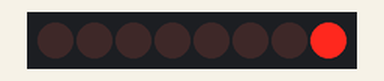
This sketch was run on a simulated Arduino Uno, built with avr-gcc and run on an emulated ATmega328P. Shown: 8 shift-register outputs drawn as a row of LEDs (first output left, lit = HIGH). Wiring (inferred from the names in the program): shift register (74HC595): data pin 11; shift clock pin 12; latch pin 8. Wiring (inferred from the signals the program sends): row of LEDs: on Q0, Q1, Q2, Q3, Q4, Q5, Q6, Q7.

Above: at 1.1 s.
At 5.1 s:
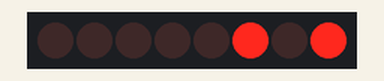
At 10.1 s:
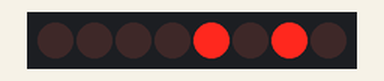
At 20.1 s:
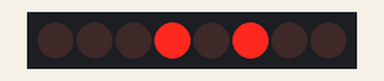
At 29.1 s:
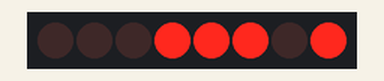
At 39.1 s:
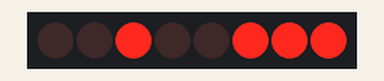
Timing chart, 0 to 40.0 s (numbered marks = the images above):
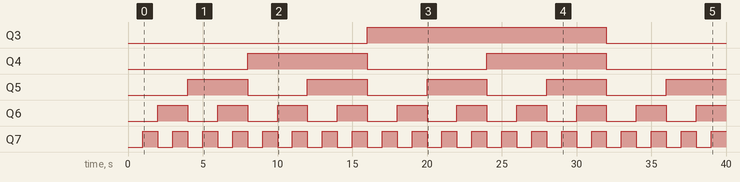

The sketch:

74hc595.ino
```cpp
int latchPin = 8; //Pin connected to Pin 12 of 74HC595 (Latch)
int clockPin = 12; //Pin connected to Pin 11 of 74HC595 (Clock)
int dataPin = 11; //Pin connected to Pin 14 of 74HC595 (Data)

void setup() {
    pinMode(latchPin, OUTPUT);
    pinMode(clockPin, OUTPUT);
    pinMode(dataPin, OUTPUT);
}

void _shiftOut(byte dataOut) {
    // Shift out 8 bits LSB first, on rising edge of clock
    boolean pinState;
    digitalWrite(dataPin, LOW); //clear shift register ready for sending data
    digitalWrite(clockPin, LOW);
    for (int i=0; i<=7; i++) { // for each bit in dataOut send out a bit
        digitalWrite(clockPin, LOW); //set clockPin to LOW prior to sending bit
        // if the value of DataOut and (logical AND) a bitmask
        // are true, set pinState to 1 (HIGH)
        if ( dataOut & (1<<i) ) {
            pinState = HIGH;
        }
        else {
            pinState = LOW;
        }
        //sets dataPin to HIGH or LOW depending on pinState
        digitalWrite(dataPin, pinState); //send bit out on rising edge of clock
        digitalWrite(clockPin, HIGH);
    }
    digitalWrite(clockPin, LOW); //stop shifting out data
}

void loop() {
    //count from 0 to 255
    for (int i = 0; i < 256; i++) {
        //set latchPin low to allow data flow
        digitalWrite(latchPin, LOW);
        _shiftOut(i);
        //set latchPin to high to lock and send data
        digitalWrite(latchPin, HIGH);
        delay(1000);
    }
}
```

Measured:
- by itself, Q3: LOW → HIGH at 16.0 s, → LOW 16.0 s later
- by itself, Q4: alternates HIGH for 8.0 s and LOW for 8.0 s
- by itself, Q5: alternates HIGH for 4.0 s and LOW for 4.0 s
- by itself, Q6: alternates HIGH for 2.0 s and LOW for 2.0 s
- by itself, Q7: alternates HIGH for 1.0 s and LOW for 1.0 s
